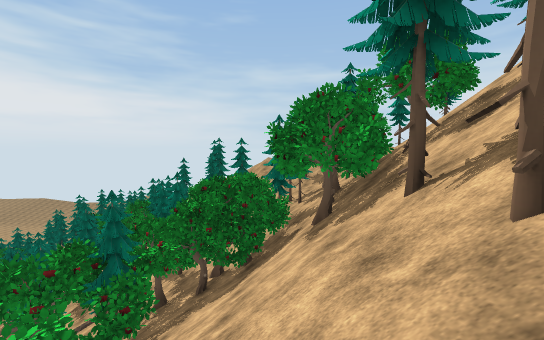
[1] (above)

24 first-person views from a walk through a 3-D level made in the Unity game engine. The camera is 1.5 m above the floor, tilts 4° down and sees 90° across. The floor is counted in squares, 2 m on a side. Each view is taken from the middle of a square. On the plan, view 1 faces up. The plan holds only what a view shows up to about 10 squares ahead; the rest is blank. The place goes on beyond the plan. The player is left out. Some surface patterns are stand-ins.

[2]
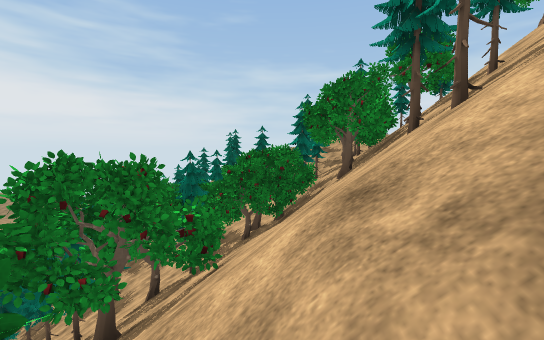

[3]
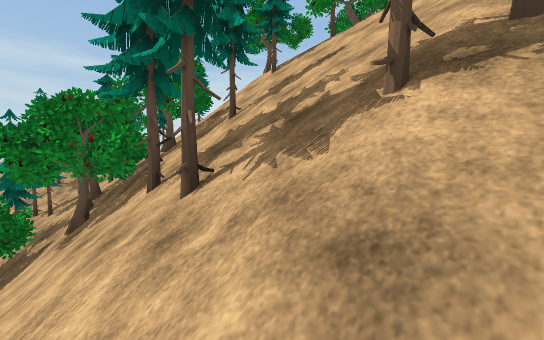

[4]
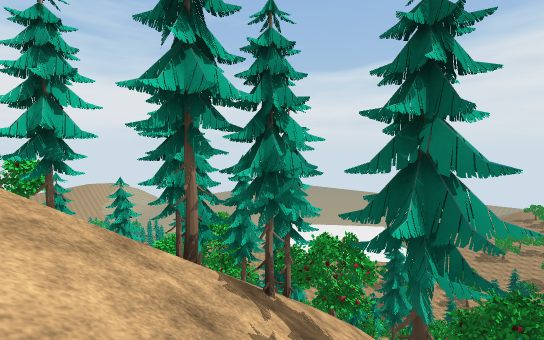

[5]
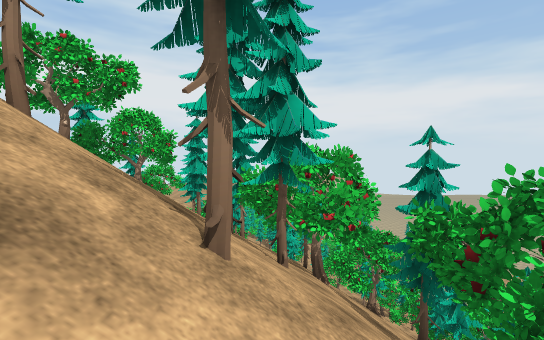

[6]
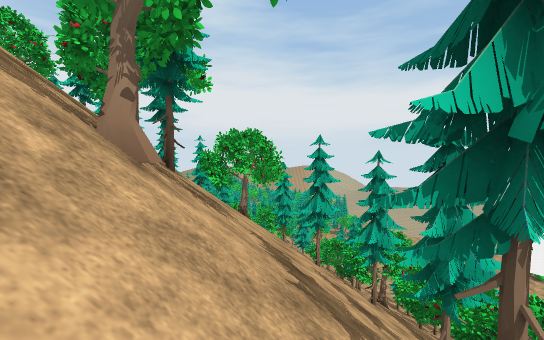

[7]
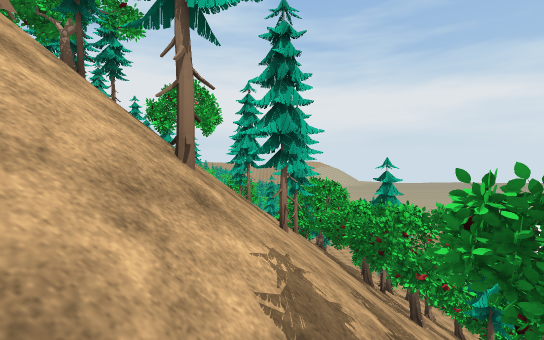

[8]
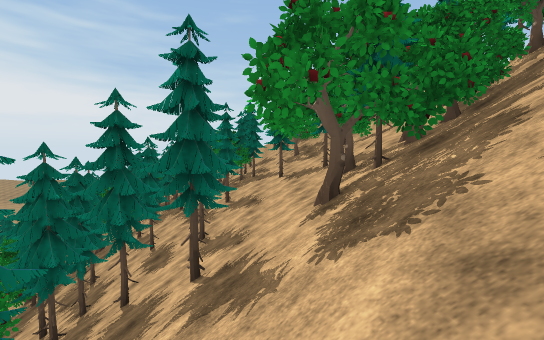

[9]
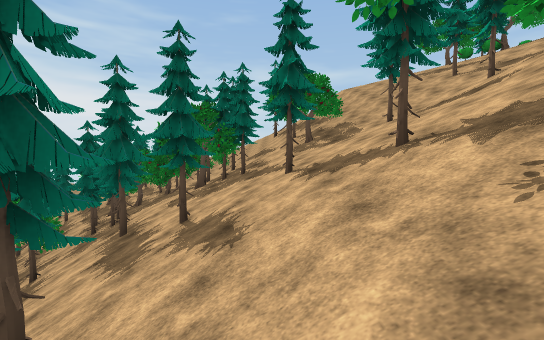

[10]
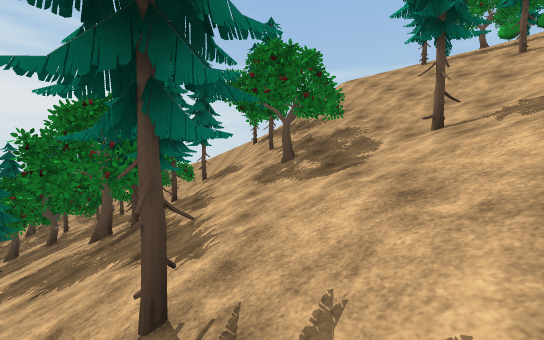

[11]
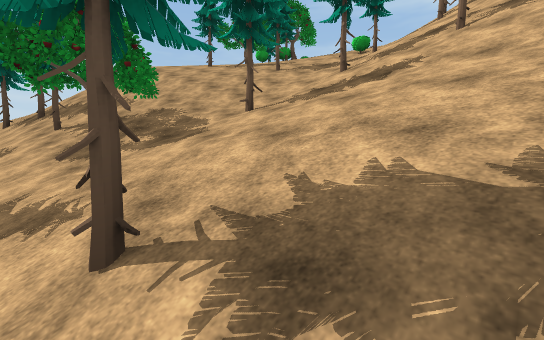

[12]
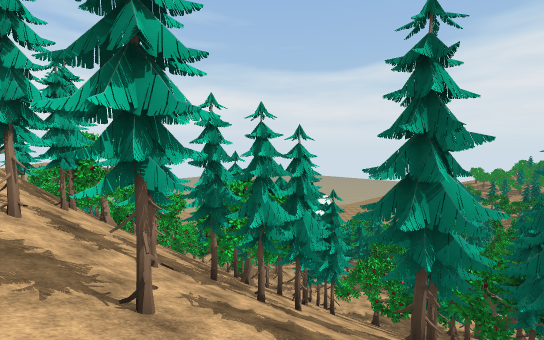

[13]
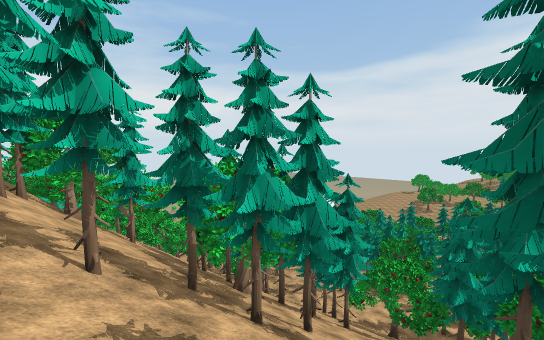

[14]
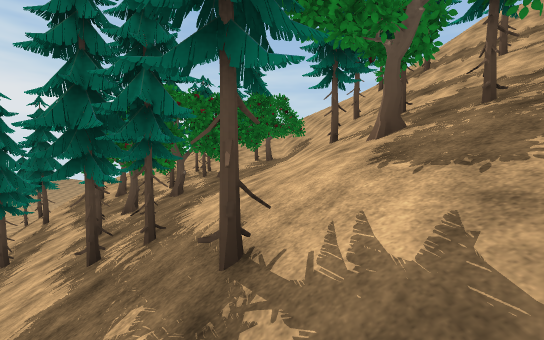

[15]
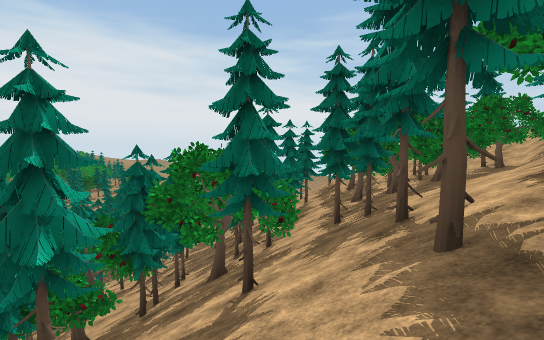

[16]
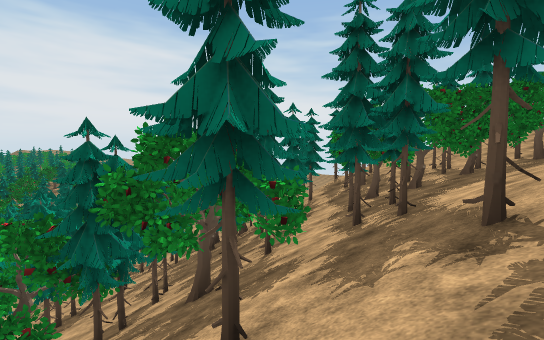

[17]
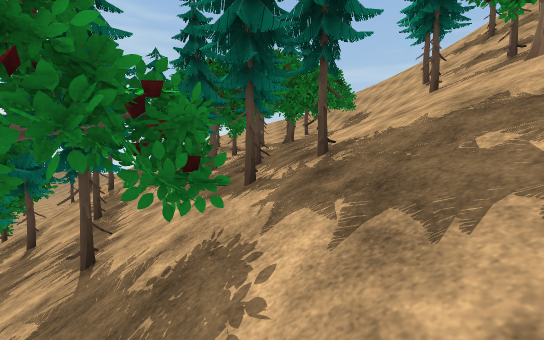

[18]
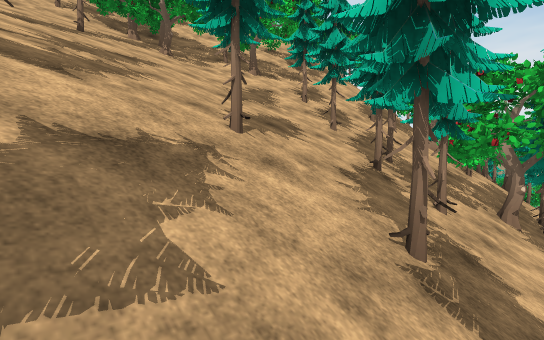

[19]
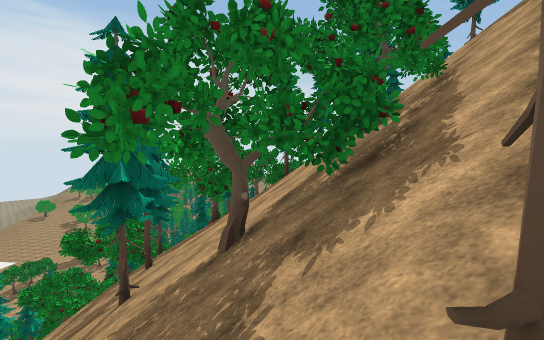

[20]
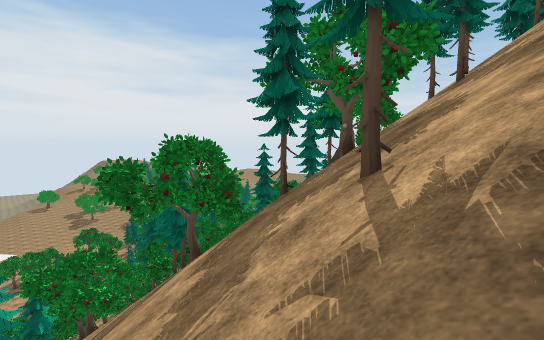

[21]
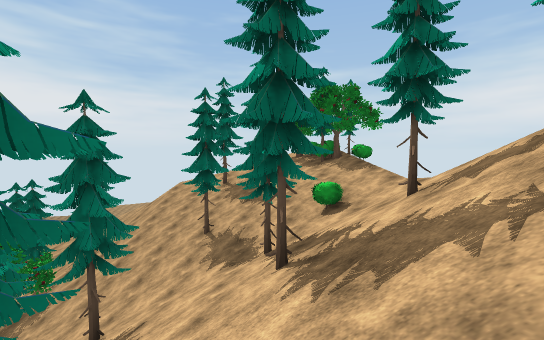

[22]
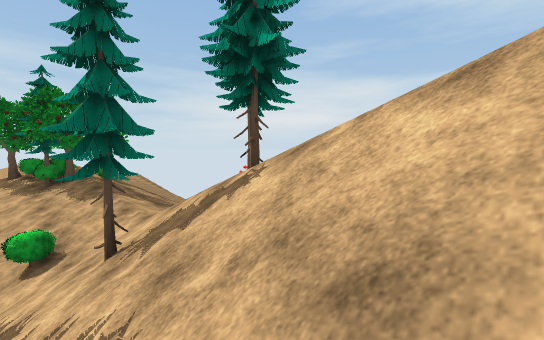

[23]
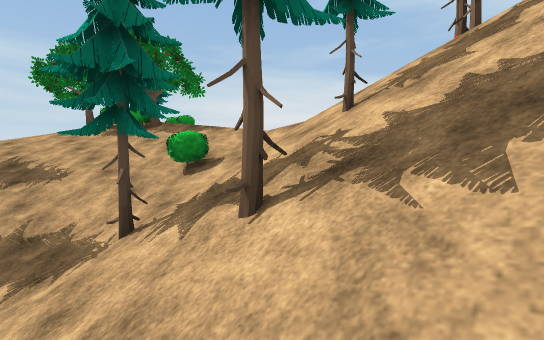

[24]
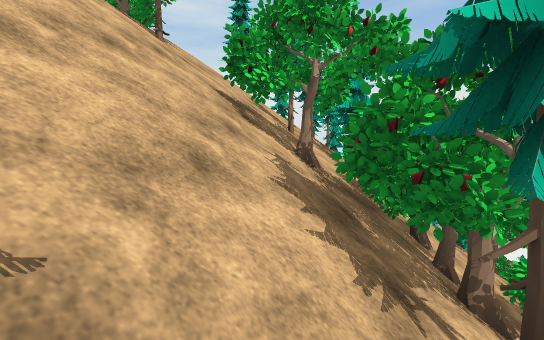

### Floor plan
Key: @ floor where view 1 was taken; # wall or solid block; x gap in a wall; . main floor; : floor 9.75 m higher than the main floor; + floor 11.25 m higher than the main floor; * floor 24 m higher than the main floor; % floor 25 m higher than the main floor; / step, stairs or slope; = window, fence, low wall or low ledge; T tree; O other object.
Columns run from 20 left of view 1 to 7 right of it. Each row starts with its distance up from view 1.
 23          /T##  T/      **
 22     //  :OT##///////   ///#
 21   ///T# TT##////T///   ///##
 20   //T///###+/T////////////T#
 19    #////###+///////////////
 18    #//T/##//T //T//////////%
 17     TT//TT///#T/ #////T/////
 16   ///////////= /##//////////
 15  /////TT#TT///T/=////////#//
 14  O//T/T ##/T/=////T//T//T///
 13   ///TT##//T//////////////T/
 12 /TT///#T//T/T///////////T/TT
 11 /O////##/////TTTT////T//////
 10     O T#T//////////////T////
  9   =T T #//TT/////T//T/##////
  8   ###TTT/////T///####/## //
  7   T/ ##///TT/////########///
  6   ../#//T/#TTT///T##/####//#
  5    ./##/T/////T/###///#////T
  4      TT//##//////#=//##/T//T
  3       /O/T////////x///T////T
  2        O/T///T///##/////////
  1          //T#T// #///T ////
  0          ////#//////@/T//TT
 -1          /####/T/##//TT/
 -2           # /////##///T ///
 -3            ///T///#/T// T///
 -4            ##/////T/ T/ ////
 -5           T##///// #///  #//
 -6        ##//##//////#=////#//
 -7        ##//T#xTT/#/T/////#//
 -8        ###//#////##T/////#//
 -9            /##  /////T//##//
-10              #  ///////T///T
-11                 T     /    /

Where each view was taken, in squares from view 1:
view 1: 0 up, 0 right, facing up
view 2: 2 down, 1 left, facing up
view 3: 1 down, 0 right, facing up-right
view 4: 2 up, 4 right, facing down-left
view 5: 0 up, 0 right, facing down
view 6: 0 up, 4 left, facing down
view 7: 1 up, 6 left, facing down
view 8: 1 up, 5 left, facing up
view 9: 6 up, 5 left, facing up
view 10: 10 up, 4 left, facing up
view 11: 10 up, 5 left, facing up-right
view 12: 10 up, 6 left, facing down-left
view 13: 9 up, 7 left, facing down-left
view 14: 12 up, 9 left, facing up
view 15: 10 up, 8 left, facing up-left
view 16: 11 up, 9 left, facing up-left
view 17: 12 up, 11 left, facing up
view 18: 11 up, 11 left, facing down-right
view 19: 11 down, 7 right, facing up-left
view 20: 11 down, 2 right, facing up-left
view 21: 9 up, 4 right, facing up
view 22: 9 up, 5 right, facing up-right
view 23: 11 up, 3 right, facing up-right
view 24: 11 up, 4 right, facing down
